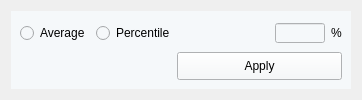
                              <widget class="QWidget" name="Tab_4">
                               <attribute name="title">
                                <string>Whole Range</string>
                               </attribute>
                               <layout class="QGridLayout" name="gridLayout_45">
                                <item row="0" column="1">
                                 <widget class="QWidget" name="widget_40" native="true">
                                  <property name="maximumSize">
                                   <size>
                                    <width>16777215</width>
                                    <height>200</height>
                                   </size>
                                  </property>
                                  <property name="styleSheet">
                                   <string notr="true">background-color: rgb(245, 248, 250);</string>
                                  </property>
                                  <layout class="QGridLayout" name="gridLayout_46">
                                   <item row="0" column="0" colspan="2">
                                    <layout class="QHBoxLayout" name="horizontalLayout_29">
                                     <item>
                                      <widget class="QRadioButton" name="radioButton_13">
                                       <property name="font">
                                        <font>
                                         <family>Arial</family>
                                        </font>
                                       </property>
                                       <property name="text">
                                        <string>Average</string>
                                       </property>
                                      </widget>
                                     </item>
                                     <item>
                                      <widget class="QRadioButton" name="radioButton_14">
                                       <property name="font">
                                        <font>
                                         <family>Arial</family>
                                        </font>
                                       </property>
                                       <property name="text">
                                        <string>Percentile</string>
                                       </property>
                                      </widget>
                                     </item>
                                     <item>
                                      <spacer name="horizontalSpacer_26">
                                       <property name="orientation">
                                        <enum>Qt::Horizontal</enum>
                                       </property>
                                       <property name="sizeHint" stdset="0">
                                        <size>
                                         <width>20</width>
                                         <height>20</height>
                                        </size>
                                       </property>
                                      </spacer>
                                     </item>
                                     <item>
                                      <widget class="QLineEdit" name="lineEdit_18">
                                       <property name="minimumSize">
                                        <size>
                                         <width>50</width>
                                         <height>20</height>
                                        </size>
                                       </property>
                                       <property name="maximumSize">
                                        <size>
                                         <width>50</width>
                                         <height>20</height>
                                        </size>
                                       </property>
                                      </widget>
                                     </item>
                                     <item>
                                      <widget class="QLabel" name="label_103">
                                       <property name="font">
                                        <font>
                                         <family>Arial</family>
                                        </font>
                                       </property>
                                       <property name="text">
                                        <string>%</string>
                                       </property>
                                      </widget>
                                     </item>
                                    </layout>
                                   </item>
                                   <item row="1" column="0">
                                    <spacer name="horizontalSpacer_27">
                                     <property name="orientation">
                                      <enum>Qt::Horizontal</enum>
                                     </property>
                                     <property name="sizeHint" stdset="0">
                                      <size>
                                       <width>151</width>
                                       <height>20</height>
                                      </size>
                                     </property>
                                    </spacer>
                                   </item>
                                   <item row="1" column="1">
                                    <widget class="QPushButton" name="pushButton_52">
                                     <property name="minimumSize">
                                      <size>
                                       <width>165</width>
                                       <height>28</height>
                                      </size>
                                     </property>
                                     <property name="maximumSize">
                                      <size>
                                       <width>165</width>
                                       <height>28</height>
                                      </size>
                                     </property>
                                     <property name="font">
                                      <font>
                                       <family>Arial</family>
                                      </font>
                                     </property>
                                     <property name="text">
                                      <string>Apply</string>
                                     </property>
                                    </widget>
                                   </item>
                                  </layout>
                                 </widget>
                                </item>
                               </layout>
                              </widget>
